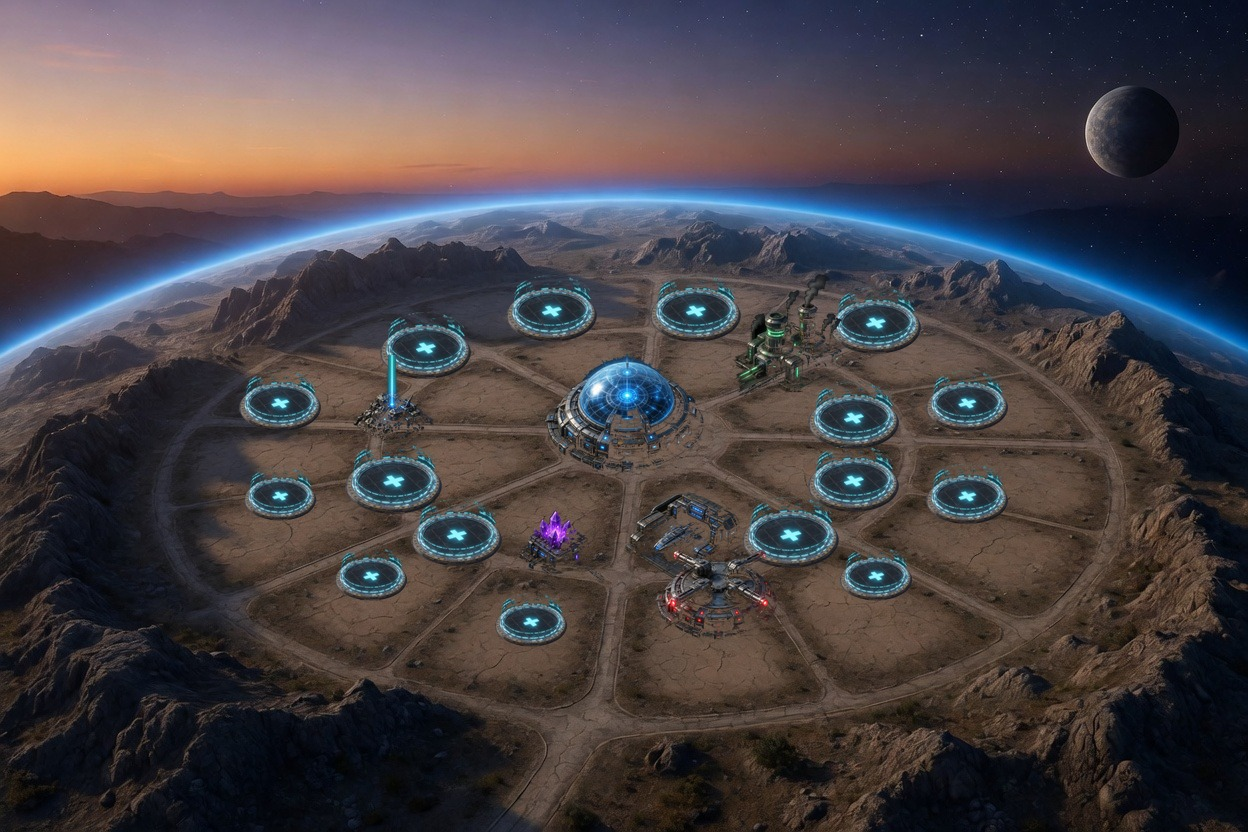

Python code for this plot:
from pathlib import Path
from PIL import Image

root = Path(r"C:\Users\cbrun\Desktop\Stellar Nexus\public\assets\colony")
iso = root / "buildings-iso"
land = Image.open(root / "base-iso-planet.jpg").convert("RGBA")
W, H = land.size
plots = [
    ("command", 50, 54, "capital", True),
    ("shipyard", 54.9, 68.0, "large", True),
    ("uplink", 45.1, 68.0, "mini", True),
    ("jumpgate", 36.6, 64.3, "medium", False),
    ("archive", 31.6, 57.8, "large", False),
    ("matter_mine", 31.6, 50.2, "mini", True),
    ("shield", 34.1, 41.8, "medium", False),
    ("robotics", 44.2, 37.4, "medium", False),
    ("fusion", 55.8, 37.4, "medium", False),
    ("energy_array", 63.4, 43.7, "large", True),
    ("silo", 68.4, 50.2, "medium", False),
    ("quantum_lab", 68.4, 57.8, "medium", False),
    ("citadel", 63.4, 64.3, "large", False),
    ("defense_hub", 57.4, 74.8, "large", True),
    ("colony_dock", 42.6, 74.8, "micro", False),
    ("beacon", 29.8, 69.2, "micro", False),
    ("spy_center", 22.5, 59.6, "micro", False),
    ("diamond_forge", 22.5, 48.4, "mini", False),
    ("nanite", 70.2, 38.8, "medium", False),
    ("titan_extractor", 77.5, 48.4, "mini", False),
    ("helium_well", 77.5, 59.6, "mini", False),
    ("habitat", 70.2, 69.2, "micro", False),
]
sizes = {"capital": int(W * 0.13), "large": int(W * 0.1), "medium": int(W * 0.085), "mini": int(W * 0.07), "micro": int(W * 0.06)}
padsz = {"capital": int(W * 0.09), "large": int(W * 0.08), "medium": int(W * 0.075), "mini": int(W * 0.068), "micro": int(W * 0.06)}
pad = Image.open(root / "empty-pad-iso.png").convert("RGBA")
for pid, x, y, size, built in sorted(plots, key=lambda p: p[2]):
    if built:
        sp = Image.open(iso / f"{pid}.png").convert("RGBA")
        w = sizes[size]
        anchor = 0.72
    else:
        sp = pad
        w = padsz[size]
        anchor = 0.52
    h = int(sp.height * w / sp.width)
    sp = sp.resize((w, h), Image.Resampling.LANCZOS)
    px = int(W * x / 100 - w / 2)
    py = int(H * y / 100 - h * anchor)
    land.alpha_composite(sp, (max(0, px), max(0, py)))
land.convert("RGB").save(Path(__file__).parent / "composite.jpg", quality=92)
print("ok")
